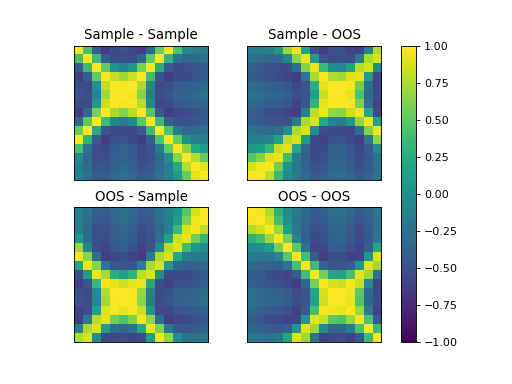

This figure's Python source:
import kerch
import numpy as np
from matplotlib import pyplot as plt

sample = np.sin(np.arange(0,15) / np.pi) + .1
oos = np.sin(np.arange(15,30) / np.pi) + .1

k = kerch.kernel.factory(type="polynomial", sample=sample, center=True, normalize=True)

fig, axs = plt.subplots(2,2)

axs[0,0].imshow(k.K, vmin=-1, vmax=1)
axs[0,0].set_title("Sample - Sample")

axs[0,1].imshow(k.k(y=oos), vmin=-1, vmax=1)
axs[0,1].set_title("Sample - OOS")

axs[1,0].imshow(k.k(x=oos), vmin=-1, vmax=1)
axs[1,0].set_title("OOS - Sample")

im = axs[1,1].imshow(k.k(x=oos, y=oos), vmin=-1, vmax=1)
axs[1,1].set_title("OOS - OOS")

for ax in axs.flat:
    ax.set_xticks([])
    ax.set_yticks([])

fig.colorbar(im, ax=axs.ravel().tolist())
